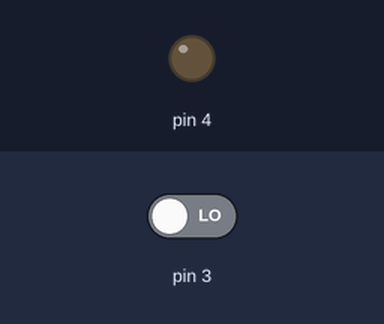
A sketch run on a simulated Arduino Uno, built with avr-gcc and run on an emulated ATmega328P. Shown: output pins drawn as LEDs (lit = HIGH). Inputs (shaded band) come from the test bench; at power-on: pin 3 LOW.

Above: at 1.2 s.
1.3 s: pin 3 driven HIGH
At 2.1 s:
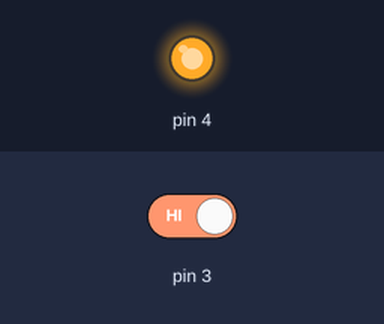
2.8 s: pin 3 driven LOW
At 3.2 s:
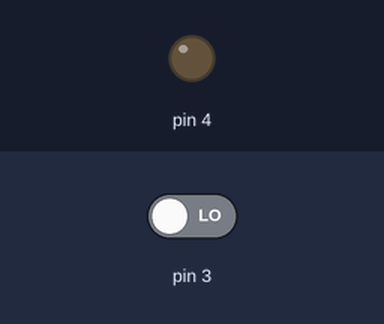
Timing chart, 0 to 5.8 s (numbered marks = the images above; inputs shaded):
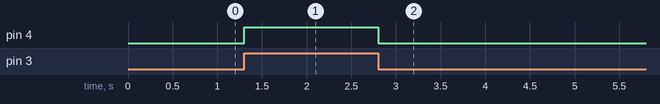

The sketch:

MOSFET_instead_of_attiny.ino
```cpp
void setup() {
  pinMode(4, OUTPUT);
}

// the loop routine runs over and over again forever:
void loop() {
    digitalWrite(4, digitalRead(3));
}
```

Measured:
- after the input at 1.3 s, pin 4: LOW → HIGH at once
- after the input at 2.8 s, pin 4: HIGH → LOW at once
